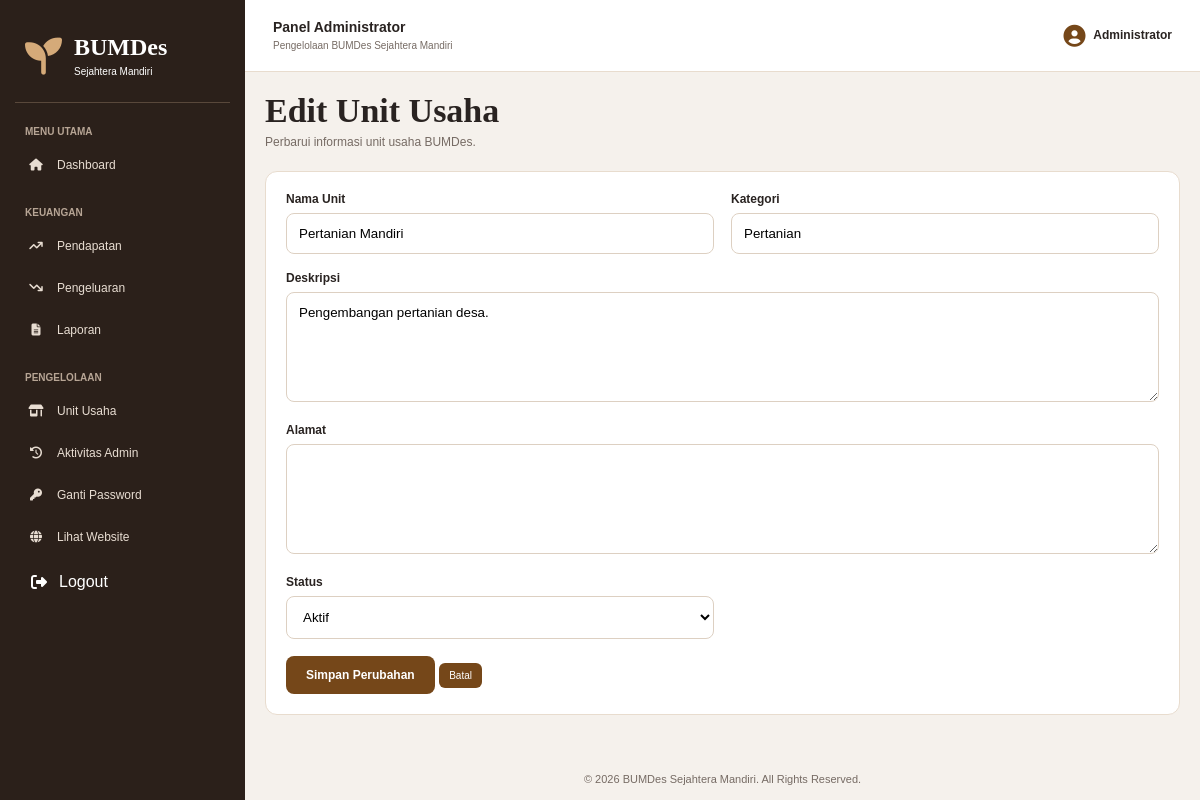
Page /admin/edit-unit.php?id=2 (signed in) on the committed database.
### tables this page shows
CREATE TABLE unit_usaha (
    id INT AUTO_INCREMENT PRIMARY KEY,
    nama_unit VARCHAR(100) NOT NULL,
    kategori VARCHAR(100) NOT NULL,
    deskripsi TEXT,
    alamat TEXT,
    status ENUM('Aktif','Tidak Aktif') DEFAULT 'Aktif',
    created_at TIMESTAMP DEFAULT CURRENT_TIMESTAMP,
    updated_at TIMESTAMP DEFAULT CURRENT_TIMESTAMP ON UPDATE CURRENT_TIMESTAMP
);

### config/config.php (called while the page is built, shortened)
<?php
function e($data): string {
    return htmlspecialchars((string)($data ?? ''), ENT_QUOTES | ENT_SUBSTITUTE, 'UTF-8');
}

### admin/edit-unit.php (the view, shortened to what this page needs)
<?php
require_once "../config/config.php";adminLogin();$id=filter_var($_GET['id']??$_POST['id']??0,FILTER_VALIDATE_INT);if(!$id||$id<1){http_response_code(400);exit('ID tidak valid.');}
$stmt=$pdo->prepare('SELECT * FROM unit_usaha WHERE id=?');$stmt->execute([$id]);$unit=$stmt->fetch();if(!$unit){http_response_code(404);exit('Unit usaha tidak ditemukan.');}$error='';
require '_header.php';?>
<div class="page-heading"><div><h1>Edit Unit Usaha</h1><p>Perbarui informasi unit usaha BUMDes.</p></div></div><div class="content-panel"><?php if($error):?><div class="alert"><?=e($error)?></div><?php endif;?>
<form method="POST" class="form-grid"><?=csrfField()?><input type="hidden" name="id" value="<?= (int)$id ?>">
<div class="form-group"><label>Nama Unit</label><input name="nama_unit" maxlength="100" value="<?=e($unit['nama_unit'])?>" required></div><div class="form-group"><label>Kategori</label><input name="kategori" maxlength="100" value="<?=e($unit['kategori'])?>" required></div>
<div class="form-group full"><label>Deskripsi</label><textarea name="deskripsi"><?=e($unit['deskripsi'])?></textarea></div><div class="form-group full"><label>Alamat</label><textarea name="alamat"><?=e($unit['alamat'])?></textarea></div>
<div class="form-group"><label>Status</label><select name="status"><option <?= $unit['status']==='Aktif'?'selected':'' ?>>Aktif</option><option <?= $unit['status']==='Tidak Aktif'?'selected':'' ?>>Tidak Aktif</option></select></div><div class="form-group full"><button class="btn-submit">Simpan Perubahan</button> <a class="btn-small" href="unit-usaha.php">Batal</a></div></form></div><?php require '_footer.php';?>

### style.css (style rules this page uses)
:root { --espresso: #292321; --dark-brown: #392719; --brown: #754719; --bronze: #B18A65; --ivory: #F5F0E9; --taupe: #D8C9B8; --white: #FFFFFF; --grey: #766B64; --light: #FBF8F3; --border: #E8DCCE; --shadow: 0 8px 25px rgba(52, 34, 20, .09); }
* { margin: 0; padding: 0; box-sizing: border-box; }
html { scroll-behavior: smooth; }
body { font-family: 'Manrope', sans-serif; background: var(--light); color: var(--espresso); }
a { text-decoration: none; color: inherit; }
button, input, select, textarea { font-family: inherit; }
button { cursor: pointer; }
.form-grid { display: grid; grid-template-columns: repeat(2,1fr); gap: 17px; }
.form-group label { display: block; font-size: 12px; font-weight: 800; margin-bottom: 7px; }
.form-group input, .form-group select, .form-group textarea { width: 100%; padding: 12px; border: 1px solid #DDD0C2; border-radius: 8px; outline: none; background: white; }
.form-group textarea { min-height: 110px; resize: vertical; }
.form-group.full { grid-column: 1/-1; }
.btn-submit { border: none; padding: 12px 20px; border-radius: 8px; background: #754719; color: white; font-size: 12px; font-weight: 800; }
.admin-body { background: #F5F1EC; }
.page-heading { display: flex; justify-content: space-between; align-items: center; margin-bottom: 22px; gap: 15px; }
.page-heading h1 { font-family: 'Cormorant Garamond', serif; font-size: 34px; }
.page-heading p { color: var(--grey); font-size: 12px; margin-top: 5px; }
.content-panel { background: white; border: 1px solid var(--border); border-radius: 12px; padding: 20px; margin-bottom: 20px; overflow: hidden; }
.btn-small { display: inline-block; background: #754719; color: white; padding: 7px 10px; border-radius: 6px; font-size: 10px; }

### rows in the picture
unit_usaha: nama_unit "Pertanian Mandiri", kategori "Pertanian", deskripsi "Pengembangan pertanian desa.", status "Aktif"

### other values in the picture
$_SESSION["admin_nama"] "Administrator"
